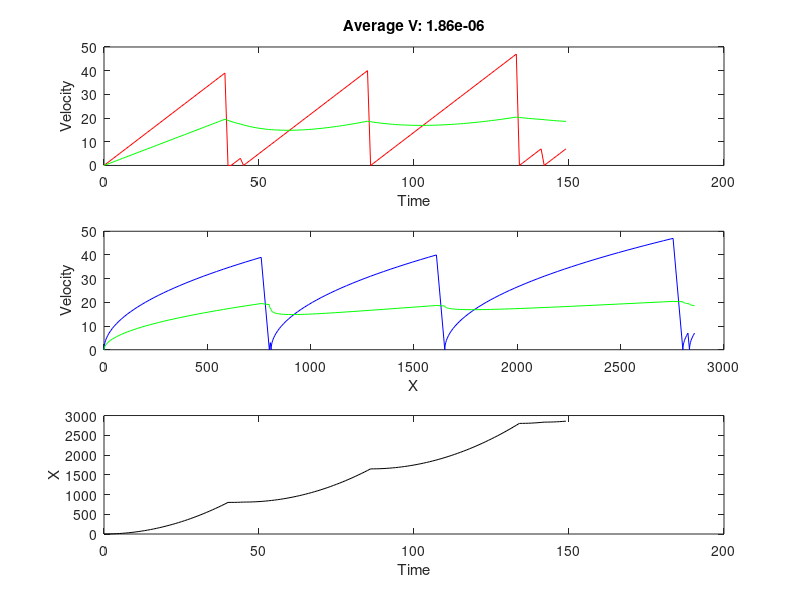

MATLAB code to generate this figure:
 %ELEC 4700 MonteCarlo PA Assignment
 %1-D Electron simulation 
 %PA#3
 %Name: Abdullah Abushaban 
 %Student#: 101089570



 clear
 clc

a = 1; 

x = zeros(a,1);

xp = 0;  % x position of the vector 

v = 0; % velocity  

v = zeros(a,1); % velocity vector

t = 0; % initial time

dt = 1;


F = 1; % Default Force
m = 1; % Default Mass

steps = 150; 

rS = 0; % default restart velocity 


pS = 0.05; % given probability of scattering for each time step 

T = 20; %  Tau assumption.

for i = 2: steps
    
    t(i) = t(i-1) + dt;
    v(:,i) = v(:,i-1) + F/m*dt;
    x(:,i) = x(:,i-1) + v(:,i-1)*dt + (F/m * dt^2)/2; 
    
    pS = 1 - exp(-dt/T); 
    r = rand(a,1) < pS;    
    v(r,i) = rS*v(r,i);
    vAv(i,:) = mean(v,2);
    
    
    % Time
    
    subplot(3,1,1), plot(t,v,'r');
    grid off;
    hold on;
    subplot(3,1,1), plot(t,vAv,'g');
    hold off;
    xlabel('Time')
    ylabel('Velocity')
    title(['Average V: ', num2str(vAv(i,:)/1e7)])
    
    % Position 
    
    subplot(3,1,2), plot(x(1,:),v,'b');
    grid off;
    hold on;
    subplot(3,1,2), plot(x(1,:),vAv,'g');
    hold off;    
    xlabel('X')
    ylabel('Velocity')
        
    % Position vs Time
    
    subplot(3,1,3), plot(t,x,'k');
    grid off;
    xlabel('Time')
    ylabel('X')     
      
    pause(0.01)
end 

